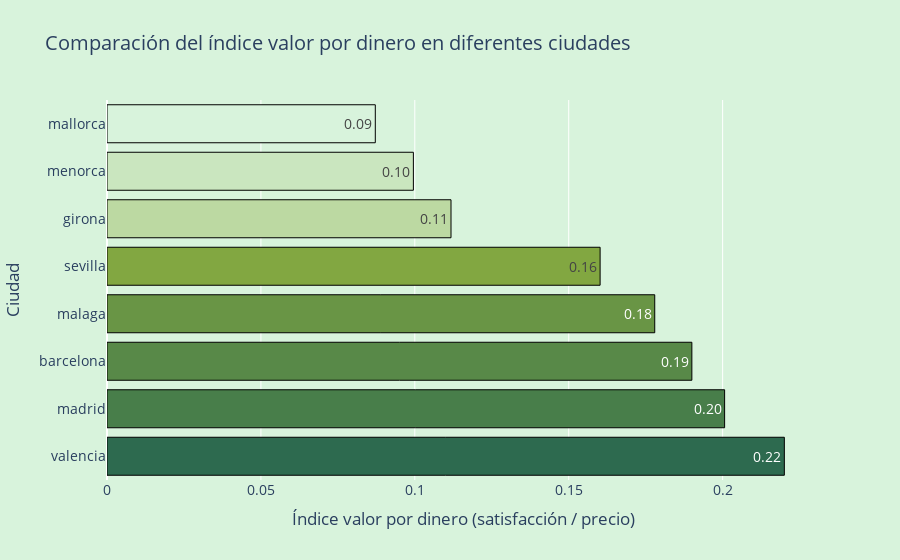

Notebook source saved alongside this figure:
### Code cell
## Visualización del índice "valor por dinero" promedio por ciudad (satisfacción relativa al precio)

import pandas as pd
import plotly.express as px

# Filtrar solo filas con puntuación y precio no nulos
df_filtrado = df_tourist[
    df_tourist['review_scores_rating'].notna() &
    df_tourist['price'].notna()
].copy()

# Definir el índice valor por dinero
df_filtrado['valor_por_dinero'] = (
    df_filtrado['review_scores_rating'] / df_filtrado['price']
)

# Calcular el promedio del índice por ciudad
valor_por_ciudad = (
    df_filtrado
    .groupby('city')['valor_por_dinero']
    .mean()
    .reset_index()
    .sort_values(by='valor_por_dinero', ascending=False)
)

# Crear gráfico de barras con Plotly y colores personalizados
fig = px.bar(
    valor_por_ciudad,
    x='valor_por_dinero',
    y='city',
    orientation='h',
    text='valor_por_dinero',
    color='valor_por_dinero',
    color_continuous_scale=[
        [0,'#D8F3DC'],
        [0.5, '#8BAE3F'],
        [1, '#2D6A4F' ]
    ],
    title='Comparación del índice valor por dinero en diferentes ciudades'
)

# Ajustes estéticos
fig.update_traces(marker_line_color='black', marker_line_width=1, texttemplate='%{text:.2f}')
fig.update_layout(
    plot_bgcolor='#D8F3DC',
    paper_bgcolor='#D8F3DC',
    xaxis_title='Índice valor por dinero (satisfacción / precio)',
    yaxis_title='Ciudad',
    font=dict(size=14),
    coloraxis_showscale=False  # Oculta la barra de escala de color
)

fig.show()

### Figure 1 — Plotly figure (JSON) as saved in the notebook; plotly's stock layout.template omitted (floating-point values rounded to 4 significant figures)
{"data": [{"hovertemplate": "valor_por_dinero=%{marker.color}<br>city=%{y}<extra></extra>", "legendgroup": "", "marker": {"color": [0.2201, 0.2006, 0.19, 0.1779, 0.1602, 0.1118, 0.09954, 0.08716], "coloraxis": "coloraxis", "line": {"color": "black", "width": 1}, "pattern": {"shape": ""}}, "name": "", "orientation": "h", "showlegend": false, "text": [0.2201, 0.2006, 0.19, 0.1779, 0.1602, 0.1118, 0.09954, 0.08716], "textposition": "auto", "texttemplate": "%{text:.2f}", "type": "bar", "x": [0.2201, 0.2006, 0.19, 0.1779, 0.1602, 0.1118, 0.09954, 0.08716], "xaxis": "x", "y": ["valencia", "madrid", "barcelona", "malaga", "sevilla", "girona", "menorca", "mallorca"], "yaxis": "y"}], "layout": {"barmode": "relative", "coloraxis": {"colorbar": {"title": {"text": "valor_por_dinero"}}, "colorscale": [[0, "#D8F3DC"], [0.5, "#8BAE3F"], [1, "#2D6A4F"]], "showscale": false}, "font": {"size": 14}, "legend": {"tracegroupgap": 0}, "paper_bgcolor": "#D8F3DC", "plot_bgcolor": "#D8F3DC", "title": {"text": "Comparación del índice valor por dinero en diferentes ciudades"}, "xaxis": {"anchor": "y", "domain": [0, 1], "title": {"text": "Índice valor por dinero (satisfacción / precio)"}}, "yaxis": {"anchor": "x", "domain": [0, 1], "title": {"text": "Ciudad"}}}}
